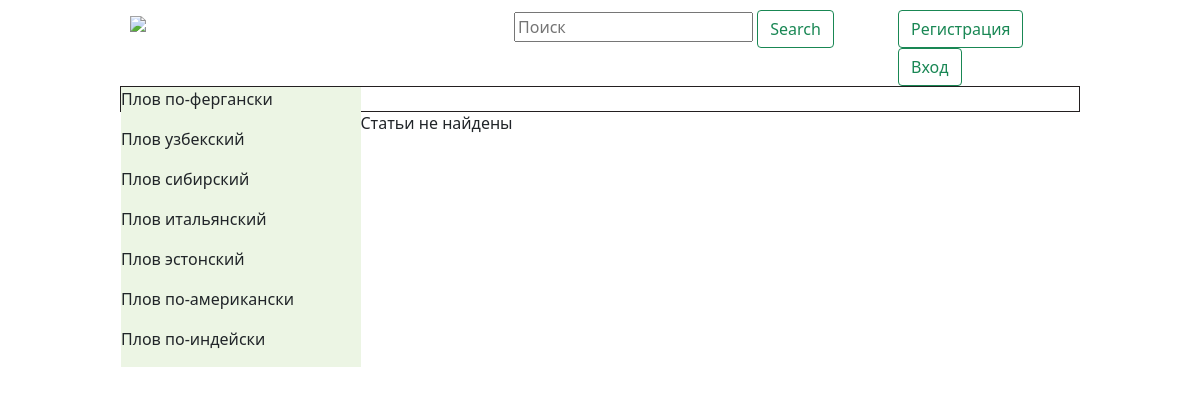
Before: / with the older database file.
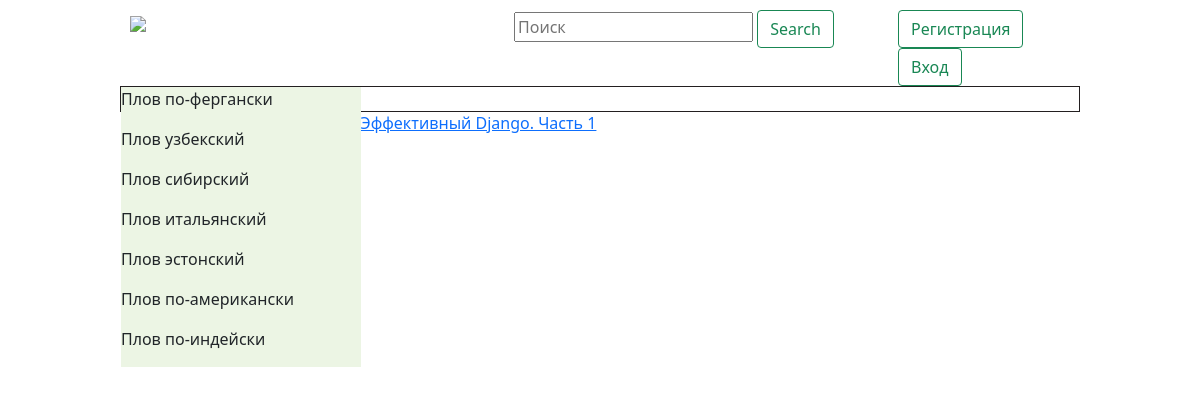
After: the same page with the newer database file.
### reviews/models.py (models this page shows, shortened)
class Review(models.Model):
    review_title = models.CharField('название статьи', max_length = 200)
    review_text = models.TextField('текст статьи')
    image = models.ImageField(upload_to='images/', blank=True)
    pub_date = models.DateTimeField('дата публикации')
    author_name = models.ForeignKey(User, on_delete=models.SET_NULL, null=True, related_name='my_review')
    readers = models.ManyToManyField(User, through='Raiting', related_name='review')

### reviews/views.py (the view)
# urls.py: path('', views.index, name = 'index'),
def index(request):
    reviews_list = Review.objects.all()
    return render(request, 'reviews/index.html', {'reviews_list': reviews_list})

### Site_reviews/templates/reviews/index.html (shortened to what this page needs)
{% extends 'base.html' %}
{% load static %}
{% block content %}
   {% if reviews_list %}
      {% for elem in reviews_list %}
          <p><a href = "{{elem.id}}">{{elem.review_title}}</a></p>
      {% endfor %}
   {% else %}
      Статьи не найдены
   {% endif %}
{% endblock %}

### Site_reviews/templates/base.html (shortened to what this page needs)
{% load static %}
<!DOCTYPE html>
<html lang="en">
<head>
    <link href="{% static "base/CSS/css.css" %}" rel="stylesheet" type="text/css">
    <link href="https://cdn.jsdelivr.net/npm/bootstrap@5.1.3/dist/css/bootstrap.min.css" rel="stylesheet">
</head>
<body>
    <div id="header">
        <div class = "menu">
            <div id = "logo">
                <a href = "http://127.0.0.1:8000/">
                    <img src = "https://res.cloudinary.com/djx4fzf78/image/upload/v1638012297/image/Logo_cssfqj.png" width = "150px"></img>
                </a>
            </div>
            <div id = "search">
                <form class = "form_search">
                    <input width = "100px" type="search" placeholder="Поиск">
                    <button class="btn btn-outline-success" type="submit">Search</button>
                </form>
            </div>
            <div id = "login">
                {% if request.user.is_authenticated %}
                    {{ request.user.username }}
                    <button onclick = "window.location.href = '{% url "logout" %}';" class="btn btn-outline-success" type="submit">Выход</button>
                {% else %}
                    <span><button onclick = "window.location.href = 'http://127.0.0.1:8000/accounts/register/';" class="btn btn-outline-success" type="submitt" id="submitt">Регистрация</button></span>
                    <span><button onclick = "window.location.href = '{% url "login" %}';" class="btn btn-outline-success" type="submit">Вход</button></span>
                {% endif %}
            </div>
        </div>
    </div>
    <div class = "text" width = "260px">
        {% block navigati %}
        <div id="sidebar">
            <p>Плов по-фергански</p><p>Плов узбекский</p>
            <p>Плов сибирский</p><p>Плов итальянский</p>
            <p>Плов эстонский</p><p>Плов по-американски</p>
            <p>Плов по-индейски</p>
        </div>
        {% endblock  %}>
        <div id="content">
            {% block content %}{% endblock %}
        </div>
    </div>
</body>
</html>

### Site_reviews/staticfiles/base/CSS/css.css (style rules this page uses)
.menu { position: relative; margin: 10px; width: 80%; left: 10%; background-color: rgb(218, 218, 218); color: rgb(0, 0, 0); }
#logo, #search, #login { position: relative; display:inline-block; }
#logo { float: left; width: 40%; }
#search { float: left; width: 40%; }
#login { float: left; width: 20%; }
body { margin: 0; }
#sidebar, #content { position: absolute; }
#sidebar, #content { overflow: auto; }
#header { overflow: hidden; position: relative; width: 100%; height: auto; }
.text { position: absolute; width: 80%; left: 10%; height: auto; border: 1px solid #231F20; }
#sidebar { width: 25%; background: #ECF5E4; }
#content { width: 75%; left: 25%; }

Changed rows visible on the page:
added Review: review_title "Эффективный Django. Часть 1"
Other visible differences:
text no longer shown: "Статьи не найдены"
